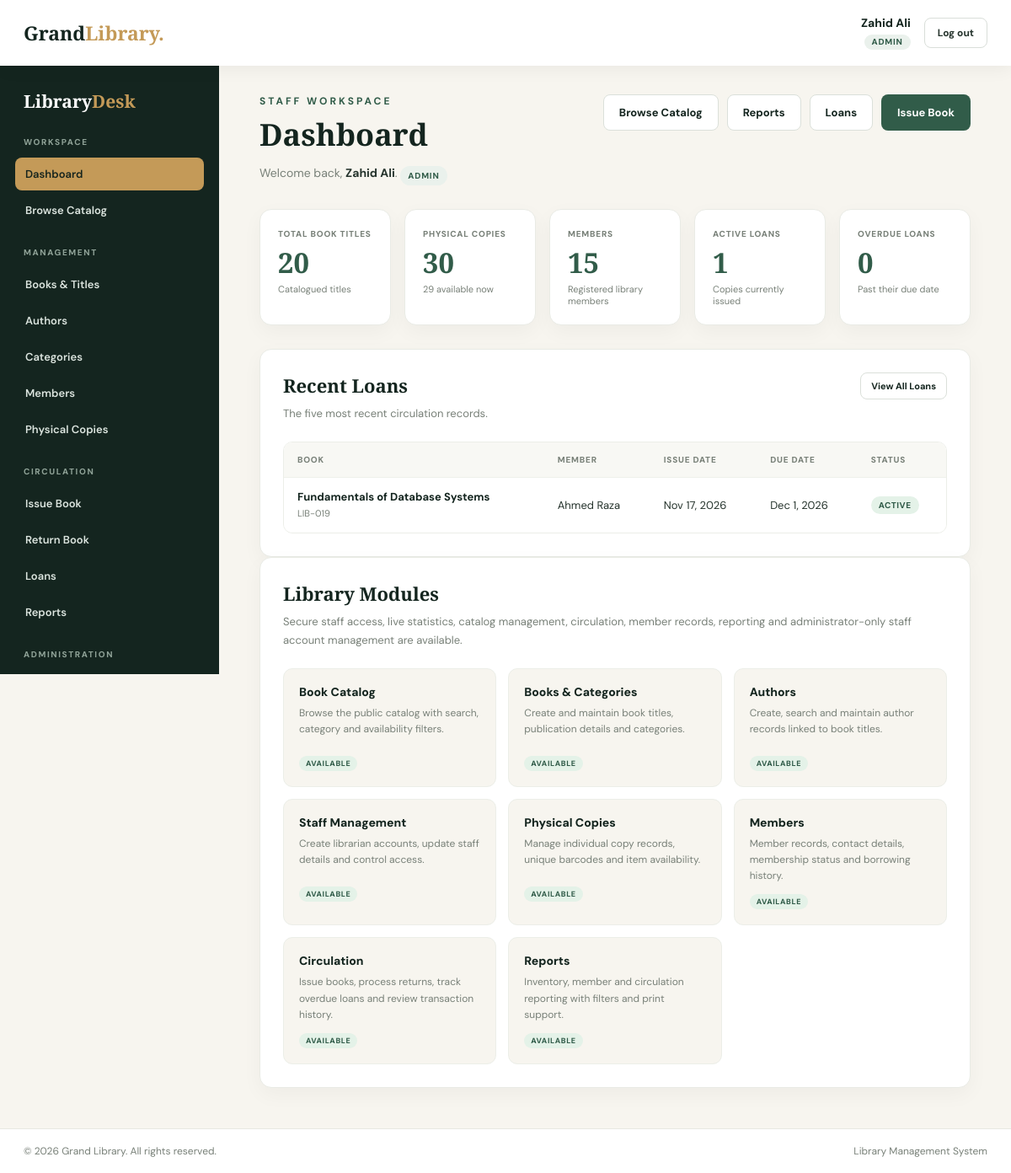
/dashboard.php (signed in), run on the app's committed database.
### tables this page shows
CREATE TABLE `users` (
  `id` int NOT NULL AUTO_INCREMENT,
  `name` varchar(100) NOT NULL,
  `email` varchar(150) NOT NULL,
  `password` varchar(255) NOT NULL,
  `role` enum('Admin','Librarian') NOT NULL DEFAULT 'Librarian',
  `status` enum('Active','Inactive') NOT NULL DEFAULT 'Active',
  `created_at` timestamp NULL DEFAULT CURRENT_TIMESTAMP,
  PRIMARY KEY (`id`),
  UNIQUE KEY `email` (`email`)
);

CREATE TABLE `loans` (
  `id` int NOT NULL AUTO_INCREMENT,
  `member_id` int NOT NULL,
  `copy_id` int NOT NULL,
  `issued_by` int NOT NULL,
  `issue_date` date NOT NULL,
  `due_date` date NOT NULL,
  `returned_at` date DEFAULT NULL,
  PRIMARY KEY (`id`),
  KEY `idx_loans_member` (`member_id`),
  KEY `idx_loans_copy` (`copy_id`),
  KEY `idx_loans_issued_by` (`issued_by`),
  CONSTRAINT `fk_loans_copy` FOREIGN KEY (`copy_id`) REFERENCES `book_copies` (`id`) ON DELETE RESTRICT ON UPDATE CASCADE,
  CONSTRAINT `fk_loans_member` FOREIGN KEY (`member_id`) REFERENCES `members` (`id`) ON DELETE RESTRICT ON UPDATE CASCADE,
  CONSTRAINT `fk_loans_user` FOREIGN KEY (`issued_by`) REFERENCES `users` (`id`) ON DELETE RESTRICT ON UPDATE CASCADE,
  CONSTRAINT `chk_loan_dates` CHECK ((`due_date` >= `issue_date`)),
  CONSTRAINT `chk_return_date` CHECK (((`returned_at` is null) or (`returned_at` >= `issue_date`)))
);

CREATE TABLE `books` (
  `id` int NOT NULL AUTO_INCREMENT,
  `title` varchar(200) NOT NULL,
  `isbn` varchar(20) NOT NULL,
  `author_id` int NOT NULL,
  `category_id` int NOT NULL,
  `publisher` varchar(150) DEFAULT NULL,
  `publication_year` smallint unsigned DEFAULT NULL,
  PRIMARY KEY (`id`),
  UNIQUE KEY `isbn` (`isbn`),
  KEY `fk_books_author` (`author_id`),
  KEY `fk_books_category` (`category_id`),
  CONSTRAINT `fk_books_author` FOREIGN KEY (`author_id`) REFERENCES `authors` (`id`) ON DELETE RESTRICT ON UPDATE CASCADE,
  CONSTRAINT `fk_books_category` FOREIGN KEY (`category_id`) REFERENCES `categories` (`id`) ON DELETE RESTRICT ON UPDATE CASCADE
);

CREATE TABLE `book_copies` (
  `id` int NOT NULL AUTO_INCREMENT,
  `book_id` int NOT NULL,
  `barcode` varchar(50) NOT NULL,
  PRIMARY KEY (`id`),
  UNIQUE KEY `barcode` (`barcode`),
  KEY `fk_copies_book` (`book_id`),
  CONSTRAINT `fk_copies_book` FOREIGN KEY (`book_id`) REFERENCES `books` (`id`) ON DELETE RESTRICT ON UPDATE CASCADE
);

CREATE TABLE `members` (
  `id` int NOT NULL AUTO_INCREMENT,
  `name` varchar(100) NOT NULL,
  `email` varchar(150) NOT NULL,
  `phone` varchar(20) DEFAULT NULL,
  `address` text,
  `membership_date` date NOT NULL,
  `status` enum('Active','Inactive') NOT NULL DEFAULT 'Active',
  `created_at` timestamp NULL DEFAULT CURRENT_TIMESTAMP,
  PRIMARY KEY (`id`),
  UNIQUE KEY `email` (`email`)
);

### includes/functions.php (called while the page is built, shortened)
<?php
function e($value): string
{
    return htmlspecialchars((string)$value, ENT_QUOTES | ENT_SUBSTITUTE, 'UTF-8');
}
function app_url(string $path = ''): string
{
    $documentRoot = isset($_SERVER['DOCUMENT_ROOT']) ? realpath($_SERVER['DOCUMENT_ROOT']) : false;
    $appRoot = realpath(dirname(__DIR__));
    $base = '';
    if ($documentRoot && $appRoot) {
        $docRoot = rtrim(str_replace('\\', '/', $documentRoot), '/');
        $rootPath = rtrim(str_replace('\\', '/', $appRoot), '/');
        if (stripos($rootPath, $docRoot) === 0) {
            $base = substr($rootPath, strlen($docRoot));
        }
    }
    $base = rtrim($base, '/');
    $path = ltrim($path, '/');
    return $base . '/' . $path;
}
function normalize_role(string $role): ?string
{
    if (strcasecmp($role, 'Admin') === 0) {
        return 'Admin';
    }
    return null;
}

### includes/auth.php (called while the page is built, shortened)
<?php
require_once __DIR__ . '/functions.php';
require_once __DIR__ . '/../config/db.php';
function current_user(): ?array
{
    $role = normalize_role((string)($_SESSION['user_role'] ?? ''));
    return [
        'id' => (int)$_SESSION['user_id'],
        'name' => (string)($_SESSION['user_name'] ?? ''),
        'role' => $role,
    ];
}
function is_admin(): bool
{
    $user = current_user();
    return $user !== null && $user['role'] === 'Admin';
}
function require_login(): array
{
    $user = current_user();
    global $conn;
    $stmt = $conn->prepare('SELECT name, role, status FROM users WHERE id = ? LIMIT 1');
    $stmt->bind_param('i', $user['id']);
    if (!$stmt->execute()) {
        $stmt->close();
        logout_user();
        redirect(app_url('login.php'));
    }
    $row = $stmt->get_result()->fetch_assoc();
    $role = $row ? normalize_role((string)$row['role']) : null;
    return [
        'id' => $user['id'],
        'name' => (string)$row['name'],
        'role' => $role,
    ];
}
function require_staff(): array
{
    $user = require_login();
    return $user;
}

### dashboard.php (the view, shortened to what this page needs)
<?php
require_once __DIR__ . '/includes/auth.php';
$staff = require_staff();
$statsResult = $conn->query("
    SELECT
        (SELECT COUNT(*) FROM books) AS total_books,
        (SELECT COUNT(*) FROM book_copies) AS total_copies,
        (SELECT COUNT(*) FROM members) AS total_members,
        (SELECT COUNT(*) FROM loans WHERE returned_at IS NULL) AS active_loans,
        (SELECT COUNT(*) FROM loans WHERE returned_at IS NULL AND due_date < CURDATE()) AS overdue_loans,
        (SELECT COUNT(*)
         FROM book_copies bc
         WHERE NOT EXISTS (
             SELECT 1
             FROM loans l
             WHERE l.copy_id = bc.id
               AND l.returned_at IS NULL
         )) AS available_copies
");
$stats = $statsResult ? $statsResult->fetch_assoc() : null;
$recentLoans = [];
$recentResult = $conn->query("
    SELECT
        l.id,
        l.issue_date,
        l.due_date,
        l.returned_at,
        m.name AS member_name,
        b.title,
        bc.barcode
    FROM loans l
    INNER JOIN members m ON m.id = l.member_id
    INNER JOIN book_copies bc ON bc.id = l.copy_id
    INNER JOIN books b ON b.id = bc.book_id
    ORDER BY l.issue_date DESC, l.id DESC
    LIMIT 5
");
if ($recentResult) {
    while ($row = $recentResult->fetch_assoc()) {
        $recentLoans[] = $row;
    }
} else {
    error_log('Dashboard recent loans query failed: ' . $conn->error);
    $recentError = true;
}
function stat_value(?array $stats, string $key): string
{
    return $stats !== null && isset($stats[$key]) ? number_format((int)$stats[$key]) : '&mdash;';
}
function dashboard_loan_state(array $loan): array
{
    return ['Active', 'availability-available'];
}
require_once __DIR__ . '/includes/header.php';
require_once __DIR__ . '/includes/sidebar.php';
?>
<section class="page-head">
    <div>
        <div class="eyebrow">Staff Workspace</div>
        <h1>Dashboard</h1>
        <p>Welcome back, <strong><?php echo e($staff['name']); ?></strong>.
            <span class="role-badge"><?php echo e($staff['role']); ?></span>
        </p>
    </div>
    <div class="page-actions">
        <a class="btn btn-secondary" href="<?php echo e(app_url('catalog.php')); ?>">Browse Catalog</a>
        <a class="btn btn-secondary" href="<?php echo e(app_url('reports/index.php')); ?>">Reports</a>
        <a class="btn btn-secondary" href="<?php echo e(app_url('loans/index.php')); ?>">Loans</a>
        <a class="btn btn-primary" href="<?php echo e(app_url('loans/issue.php')); ?>">Issue Book</a>
    </div>
</section>
<section class="stat-grid" aria-label="Library statistics">
    <article class="stat-card">
        <div class="stat-label">Total Book Titles</div>
        <div class="stat-value"><?php echo stat_value($stats, 'total_books'); ?></div>
        <div class="stat-note">Catalogued titles</div>
    </article>
    <article class="stat-card">
        <div class="stat-label">Physical Copies</div>
        <div class="stat-value"><?php echo stat_value($stats, 'total_copies'); ?></div>
        <div class="stat-note"><?php echo stat_value($stats, 'available_copies'); ?> available now</div>
    </article>
    <article class="stat-card">
        <div class="stat-label">Members</div>
        <div class="stat-value"><?php echo stat_value($stats, 'total_members'); ?></div>
        <div class="stat-note">Registered library members</div>
    </article>
    <article class="stat-card">
        <div class="stat-label">Active Loans</div>
        <div class="stat-value"><?php echo stat_value($stats, 'active_loans'); ?></div>
        <div class="stat-note">Copies currently issued</div>
    </article>
    <article class="stat-card<?php echo $stats !== null && (int)$stats['overdue_loans'] > 0 ? ' danger' : ''; ?>">
        <div class="stat-label">Overdue Loans</div>
        <div class="stat-value"><?php echo stat_value($stats, 'overdue_loans'); ?></div>
        <div class="stat-note">Past their due date</div>
    </article>
</section>
<section class="panel">
    <div class="panel-head">
        <div>
            <h2>Recent Loans</h2>
            <p class="panel-intro">The five most recent circulation records.</p>
        </div>
        <a class="btn btn-secondary btn-small" href="<?php echo e(app_url('loans/index.php')); ?>">View All Loans</a>
    </div>
    <div class="table-wrap">
        <table class="data-table" aria-label="Recent loans">
            <thead>
                <tr>
                    <th scope="col">Book</th>
                    <th scope="col">Member</th>
                    <th scope="col">Issue Date</th>
                    <th scope="col">Due Date</th>
                    <th scope="col">Status</th>
                </tr>
            </thead>
            <tbody>
                <?php if (count($recentLoans) === 0): ?>
                    <tr>
                        <td colspan="5" class="empty-cell">No circulation activity yet. Issue a book to get started.</td>
                    </tr>
                <?php else: ?>
                    <?php foreach ($recentLoans as $loan): ?>
                        <?php [$statusLabel, $statusClass] = dashboard_loan_state($loan); ?>
                        <tr>
                            <td>
                                <span class="book-title"><?php echo e($loan['title']); ?></span>
                                <span class="book-subtext"><?php echo e($loan['barcode']); ?></span>
                            </td>
                            <td><?php echo e($loan['member_name']); ?></td>
                            <td><?php echo e(date('M j, Y', strtotime((string)$loan['issue_date']))); ?></td>
                            <td><?php echo e(date('M j, Y', strtotime((string)$loan['due_date']))); ?></td>
                            <td>
                                <span class="availability-badge <?php echo e($statusClass); ?>">
                                    <?php echo e($statusLabel); ?>
                                </span>
                            </td>
                        </tr>
                    <?php endforeach; ?>
                <?php endif; ?>
            </tbody>
        </table>
    </div>
</section>
<section class="panel">
    <h2>Library Modules</h2>
    <p class="panel-intro">Secure staff access, live statistics, catalog management, circulation, member records, reporting and administrator-only staff account management are available.</p>
    <div class="module-grid">
        <article class="module-card">
            <h3>Book Catalog</h3>
            <p>Browse the public catalog with search, category and availability filters.</p>
            <span class="status-pill status-ready">Available</span>
        </article>
        <article class="module-card">
            <h3>Books &amp; Categories</h3>
            <p>Create and maintain book titles, publication details and categories.</p>
            <span class="status-pill status-ready">Available</span>
        </article>
        <article class="module-card">
            <h3><a href="<?php echo e(app_url('authors/index.php')); ?>">Authors</a></h3>
            <p>Create, search and maintain author records linked to book titles.</p>
            <span class="status-pill status-ready">Available</span>
        </article>
        <?php if (is_admin()): ?>
            <article class="module-card">
                <h3>Staff Management</h3>
                <p>Create librarian accounts, update staff details and control access.</p>
                <span class="status-pill status-ready">Available</span>
            </article>
        <?php endif; ?>
        <article class="module-card">
            <h3>Physical Copies</h3>
            <p>Manage individual copy records, unique barcodes and item availability.</p>
            <span class="status-pill status-ready">Available</span>
        </article>
        <article class="module-card">
            <h3>Members</h3>
            <p>Member records, contact details, membership status and borrowing history.</p>
            <span class="status-pill status-ready">Available</span>
        </article>
        <article class="module-card">
            <h3>Circulation</h3>
            <p>Issue books, process returns, track overdue loans and review transaction history.</p>
            <span class="status-pill status-ready">Available</span>
        </article>
        <article class="module-card">
            <h3><a href="<?php echo e(app_url('reports/index.php')); ?>">Reports</a></h3>
            <p>Inventory, member and circulation reporting with filters and print support.</p>
            <span class="status-pill status-ready">Available</span>
        </article>
    </div>
</section>
<?php require_once __DIR__ . '/includes/footer.php'; ?>

### includes/header.php (shortened to what this page needs)
<?php
require_once __DIR__ . '/auth.php';
$staff = current_user();
?>
<!DOCTYPE html>
<html lang="en">
<head>
    <link rel="stylesheet" href="<?php echo e(app_url('assets/tera.css')); ?>">
</head>
<body class="staff-body">
<header class="staff-topbar">
    <a class="logo staff-logo" href="<?php echo e(app_url('dashboard.php')); ?>">Grand<span>Library.</span></a>
    <div class="staff-user">
        <div class="staff-user-info">
            <div class="staff-user-name"><?php echo e($staff['name']); ?></div>
            <span class="role-badge"><?php echo e($staff['role']); ?></span>
        </div>
        <form method="post" action="<?php echo e(app_url('logout.php')); ?>" class="logout-form">
            <button type="submit" class="logout-btn">Log out</button>
        </form>
    </div>
</header>
<div class="staff-layout">

### data on the page
users: name "Zahid Ali", role "ADMIN"
loans: books.title "Fundamentals of Database Systems", copy.barcode "LIB-019", member.name "Ahmed Raza", issue_date "Nov 17, 2026", due_date "Dec 1, 2026", statusLabel "ACTIVE"

### other printed values
stat_value($stats, 'total_books') "20"
stat_value($stats, 'total_copies') "30"
stat_value($stats, 'available_copies') "29"
stat_value($stats, 'total_members') "15"
stat_value($stats, 'active_loans') "1"
stat_value($stats, 'overdue_loans') "0"
